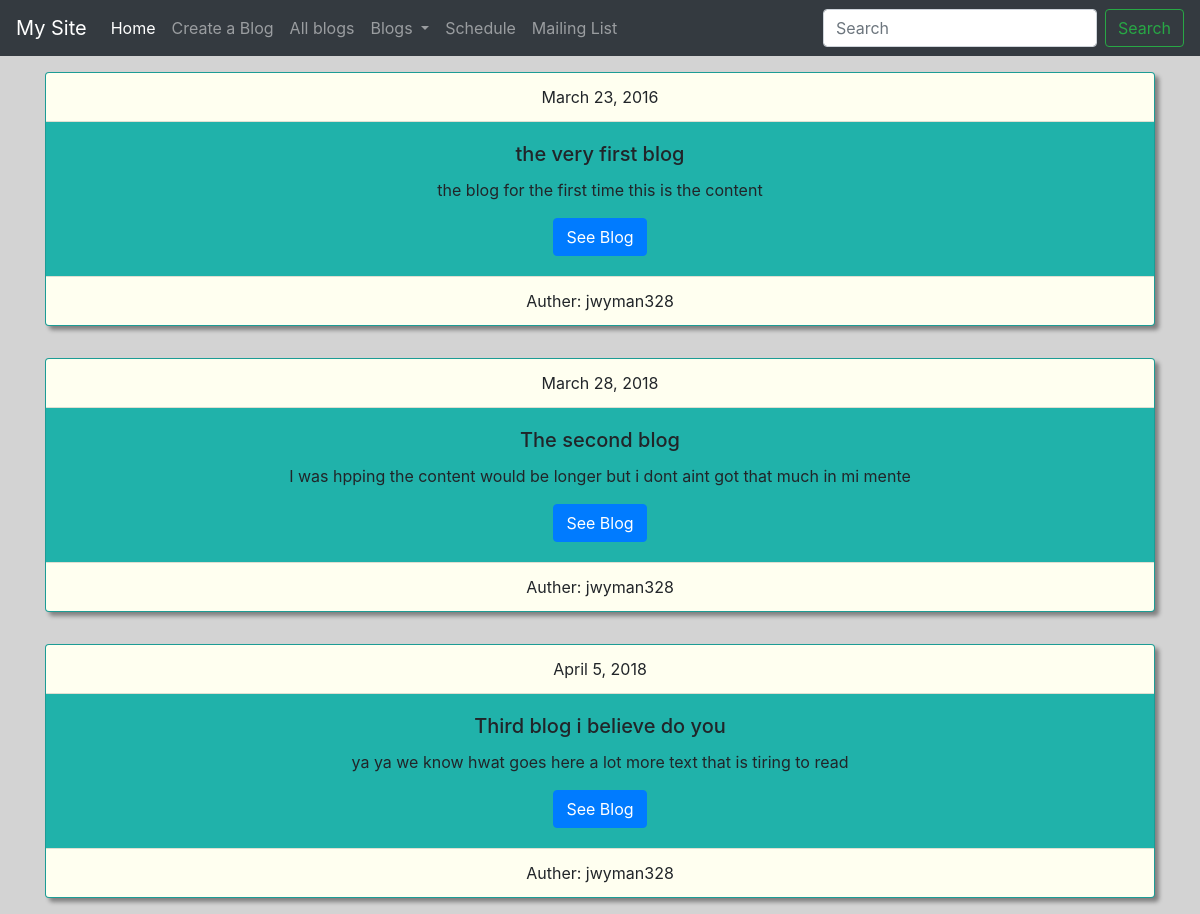
/all_blogs, run on the app's committed database.
### app/models.py (models this page shows, shortened)
class Create_blog_model(models.Model):
    title = models.CharField(max_length = 200)
    blog_text = models.TextField()
    date_of_entry = models.DateField(null=True)
    user = models.ForeignKey('auth.User', models.CASCADE)

### app/views.py (the view)
# urls.py: path('all_blogs', views.All_blogs_page_view.as_view(), name='all_blogs'),
class All_blogs_page_view(ListView):
    template_name = 'all_blogs.html'
    model = Create_blog_model
    fields = "__all__"

### templates/bootstrap/all_blogs.html
{% extends 'base.html' %}
{% block content %}
    <div class = 'container'>
        {% for post in object_list %}
        <div class = 'row'>
            <div class = 'col my-3'>
                <div class="card text-center">
                    <div class="card-header">
                            {{post.date_of_entry}}
                    </div>
                    <div class="card-body">
                        <h5 class="card-title">{{post.title}}</h5>
                        <p class="card-text">{{post.blog_text}}</p>
                        <a href="{% url 'post' post.id %}" class="btn btn-primary">See Blog</a>
                    </div>
                    <div class="card-footer">
                            Auther: {{post.user}}
                    </div>
                </div>
            </div>
        </div>
        {% endfor %}
    </div>
{% endblock %}

### templates/bootstrap/base.html (shortened to what this page needs)
{% load static %}
<!doctype html>
<html lang="en">
  <head>
    <link rel="stylesheet" href="https://stackpath.bootstrapcdn.com/bootstrap/4.3.1/css/bootstrap.min.css">
    <link href= "{% static 'css/base2.css' %}" rel='stylesheet' type='text/css'>
  </head>
  <body>
        <nav class="navbar navbar-expand-lg navbar-dark bg-dark">
                <a class="navbar-brand" href="#">My Site</a>
                <div class="collapse navbar-collapse" id="navbarSupportedContent">
                  <ul class="navbar-nav mr-auto">
                    <li class="nav-item active">
                      <a class="nav-link" href="{% url 'home' %}">Home <span class="sr-only">(current)</span></a>
                    </li>
                    <li class="nav-item">
                            <a class="nav-link" href="{% url 'create_blog' %}">Create a Blog</a>
                    </li>
                    <li class="nav-item">
                      <a class="nav-link" href="{% url 'all_blogs' %}">All blogs</a>
                    </li>
                    <li class="nav-item dropdown">
                      <a class="nav-link dropdown-toggle" href="#" id="navbarDropdown" role="button" data-toggle="dropdown" aria-haspopup="true" aria-expanded="false">
                        Blogs
                      </a>
                    </li>
                    <li class="nav-item">
                      <a class="nav-link" href="{% url 'about' %}">Schedule</a>
                    </li>
                    <li class="nav-item">
                        <a class="nav-link" href="{% url 'mailing_list'%}">Mailing List</a>
                    </li>
                  </ul>
                  <form class="form-inline my-2 my-lg-0">
                    <input class="form-control mr-sm-2" type="search" placeholder="Search" aria-label="Search">
                    <button class="btn btn-outline-success my-2 my-sm-0" type="submit">Search</button>
                  </form>
                </div>
        </nav>
      {% block content %}
      {% endblock %}
  </body>

### static/css/base2.css (style rules this page uses)
.card { box-shadow: 4px 4px 4px grey; background-color: lightseagreen }
.card-header { background-color: ivory }
.card-footer { background-color:ivory }
body { background-color: lightgrey }

### data on the page
Create_blog_model: date_of_entry "March 23, 2016", title "the very first blog", blog_text "the blog for the first time this is the content", user "jwyman328"
Create_blog_model: date_of_entry "March 28, 2018", title "The second blog", blog_text "I was hpping the content would be longer but i dont aint got that much in mi mente", user "jwyman328"
Create_blog_model: date_of_entry "April 5, 2018", title "Third blog i believe do you", blog_text "ya ya we know hwat goes here a lot more text that is tiring to read", user "jwyman328"
